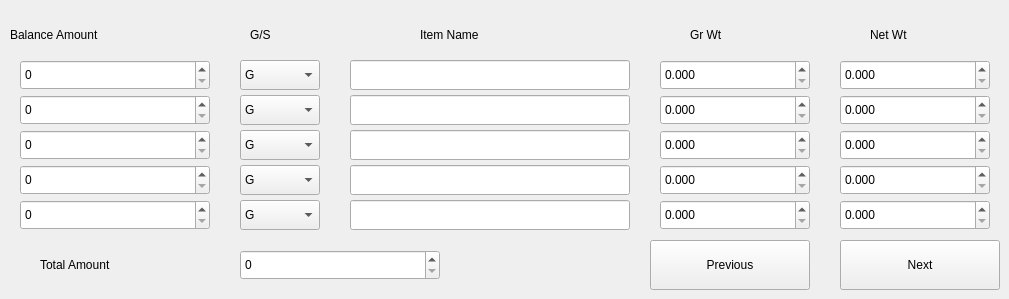
       <widget class="QWidget" name="Saleconvert">
        <widget class="QLabel" name="label_62">
         <property name="geometry">
          <rect>
           <x>10</x>
           <y>20</y>
           <width>200</width>
           <height>30</height>
          </rect>
         </property>
         <property name="text">
          <string>Balance Amount</string>
         </property>
        </widget>
        <widget class="QLabel" name="label_63">
         <property name="geometry">
          <rect>
           <x>420</x>
           <y>20</y>
           <width>140</width>
           <height>30</height>
          </rect>
         </property>
         <property name="text">
          <string>Item Name</string>
         </property>
        </widget>
        <widget class="QLabel" name="label_64">
         <property name="geometry">
          <rect>
           <x>690</x>
           <y>20</y>
           <width>80</width>
           <height>30</height>
          </rect>
         </property>
         <property name="text">
          <string>Gr Wt</string>
         </property>
        </widget>
        <widget class="QLabel" name="label_65">
         <property name="geometry">
          <rect>
           <x>870</x>
           <y>20</y>
           <width>100</width>
           <height>30</height>
          </rect>
         </property>
         <property name="text">
          <string>Net Wt</string>
         </property>
        </widget>
        <widget class="QSpinBox" name="Old_Order_Amount">
         <property name="geometry">
          <rect>
           <x>20</x>
           <y>60</y>
           <width>190</width>
           <height>30</height>
          </rect>
         </property>
         <property name="maximum">
          <number>9999999</number>
         </property>
        </widget>
        <widget class="QLineEdit" name="Old_Order_Itemname">
         <property name="geometry">
          <rect>
           <x>350</x>
           <y>60</y>
           <width>280</width>
           <height>30</height>
          </rect>
         </property>
        </widget>
        <widget class="QDoubleSpinBox" name="Old_Order_grwt">
         <property name="geometry">
          <rect>
           <x>660</x>
           <y>60</y>
           <width>150</width>
           <height>30</height>
          </rect>
         </property>
         <property name="decimals">
          <number>3</number>
         </property>
         <property name="maximum">
          <double>999.999000000000024</double>
         </property>
        </widget>
        <widget class="QDoubleSpinBox" name="Old_Order_ntwt">
         <property name="geometry">
          <rect>
           <x>840</x>
           <y>60</y>
           <width>150</width>
           <height>30</height>
          </rect>
         </property>
         <property name="decimals">
          <number>3</number>
         </property>
         <property name="maximum">
          <double>999.999000000000024</double>
         </property>
        </widget>
        <widget class="QSpinBox" name="Old_Order_Amount_2">
         <property name="geometry">
          <rect>
           <x>20</x>
           <y>95</y>
           <width>190</width>
           <height>30</height>
          </rect>
         </property>
         <property name="maximum">
          <number>9999999</number>
         </property>
        </widget>
        <widget class="QLineEdit" name="Old_Order_Itemname_2">
         <property name="geometry">
          <rect>
           <x>350</x>
           <y>95</y>
           <width>280</width>
           <height>30</height>
          </rect>
         </property>
        </widget>
        <widget class="QDoubleSpinBox" name="Old_Order_grwt_2">
         <property name="geometry">
          <rect>
           <x>660</x>
           <y>95</y>
           <width>150</width>
           <height>30</height>
          </rect>
         </property>
         <property name="decimals">
          <number>3</number>
         </property>
         <property name="maximum">
          <double>999.999000000000024</double>
         </property>
        </widget>
        <widget class="QDoubleSpinBox" name="Old_Order_ntwt_2">
         <property name="geometry">
          <rect>
           <x>840</x>
           <y>95</y>
           <width>150</width>
           <height>30</height>
          </rect>
         </property>
         <property name="decimals">
          <number>3</number>
         </property>
         <property name="maximum">
          <double>999.999000000000024</double>
         </property>
        </widget>
        <widget class="QSpinBox" name="Old_Order_Amount_3">
         <property name="geometry">
          <rect>
           <x>20</x>
           <y>130</y>
           <width>190</width>
           <height>30</height>
          </rect>
         </property>
         <property name="maximum">
          <number>9999999</number>
         </property>
        </widget>
        <widget class="QLineEdit" name="Old_Order_Itemname_3">
         <property name="geometry">
          <rect>
           <x>350</x>
           <y>130</y>
           <width>280</width>
           <height>30</height>
          </rect>
         </property>
        </widget>
        <widget class="QDoubleSpinBox" name="Old_Order_grwt_3">
         <property name="geometry">
          <rect>
           <x>660</x>
           <y>130</y>
           <width>150</width>
           <height>30</height>
          </rect>
         </property>
         <property name="decimals">
          <number>3</number>
         </property>
         <property name="maximum">
          <double>999.999000000000024</double>
         </property>
        </widget>
        <widget class="QDoubleSpinBox" name="Old_Order_ntwt_3">
         <property name="geometry">
          <rect>
           <x>840</x>
           <y>130</y>
           <width>150</width>
           <height>30</height>
          </rect>
         </property>
         <property name="decimals">
          <number>3</number>
         </property>
         <property name="maximum">
          <double>999.999000000000024</double>
         </property>
        </widget>
        <widget class="QSpinBox" name="Old_Order_Amount_4">
         <property name="geometry">
          <rect>
           <x>20</x>
           <y>165</y>
           <width>190</width>
           <height>30</height>
          </rect>
         </property>
         <property name="maximum">
          <number>9999999</number>
         </property>
        </widget>
        <widget class="QLineEdit" name="Old_Order_Itemname_4">
         <property name="geometry">
          <rect>
           <x>350</x>
           <y>165</y>
           <width>280</width>
           <height>30</height>
          </rect>
         </property>
        </widget>
        <widget class="QDoubleSpinBox" name="Old_Order_grwt_4">
         <property name="geometry">
          <rect>
           <x>660</x>
           <y>165</y>
           <width>150</width>
           <height>30</height>
          </rect>
         </property>
         <property name="decimals">
          <number>3</number>
         </property>
         <property name="maximum">
          <double>999.999000000000024</double>
         </property>
        </widget>
        <widget class="QDoubleSpinBox" name="Old_Order_ntwt_4">
         <property name="geometry">
          <rect>
           <x>840</x>
           <y>165</y>
           <width>150</width>
           <height>30</height>
          </rect>
         </property>
         <property name="decimals">
          <number>3</number>
         </property>
         <property name="maximum">
          <double>999.999000000000024</double>
         </property>
        </widget>
        <widget class="QSpinBox" name="Old_Order_Amount_5">
         <property name="geometry">
          <rect>
           <x>20</x>
           <y>200</y>
           <width>190</width>
           <height>30</height>
          </rect>
         </property>
         <property name="maximum">
          <number>9999999</number>
         </property>
        </widget>
        <widget class="QLineEdit" name="Old_Order_Itemname_5">
         <property name="geometry">
          <rect>
           <x>350</x>
           <y>200</y>
           <width>280</width>
           <height>30</height>
          </rect>
         </property>
        </widget>
        <widget class="QDoubleSpinBox" name="Old_Order_grwt_5">
         <property name="geometry">
          <rect>
           <x>660</x>
           <y>200</y>
           <width>150</width>
           <height>30</height>
          </rect>
         </property>
         <property name="decimals">
          <number>3</number>
         </property>
         <property name="maximum">
          <double>999.999000000000024</double>
         </property>
        </widget>
        <widget class="QDoubleSpinBox" name="Old_Order_ntwt_5">
         <property name="geometry">
          <rect>
           <x>840</x>
           <y>200</y>
           <width>150</width>
           <height>30</height>
          </rect>
         </property>
         <property name="decimals">
          <number>3</number>
         </property>
         <property name="maximum">
          <double>999.999000000000024</double>
         </property>
        </widget>
        <widget class="QPushButton" name="Old_Order_Next">
         <property name="geometry">
          <rect>
           <x>840</x>
           <y>240</y>
           <width>160</width>
           <height>50</height>
          </rect>
         </property>
         <property name="text">
          <string>Next</string>
         </property>
        </widget>
        <widget class="QPushButton" name="Old_Order_Previous">
         <property name="geometry">
          <rect>
           <x>650</x>
           <y>240</y>
           <width>160</width>
           <height>50</height>
          </rect>
         </property>
         <property name="text">
          <string>Previous</string>
         </property>
        </widget>
        <widget class="QLabel" name="label_136">
         <property name="geometry">
          <rect>
           <x>40</x>
           <y>250</y>
           <width>180</width>
           <height>30</height>
          </rect>
         </property>
         <property name="text">
          <string>Total Amount</string>
         </property>
        </widget>
        <widget class="QSpinBox" name="Old_Order_Total">
         <property name="geometry">
          <rect>
           <x>240</x>
           <y>250</y>
           <width>200</width>
           <height>30</height>
          </rect>
         </property>
         <property name="maximum">
          <number>9999999</number>
         </property>
        </widget>
        <widget class="QComboBox" name="Old_Order_GS">
         <property name="geometry">
          <rect>
           <x>240</x>
           <y>60</y>
           <width>80</width>
           <height>30</height>
          </rect>
         </property>
         <item>
          <property name="text">
           <string>G</string>
          </property>
         </item>
         <item>
          <property name="text">
           <string>S</string>
          </property>
         </item>
        </widget>
        <widget class="QComboBox" name="Old_Order_GS_2">
         <property name="geometry">
          <rect>
           <x>240</x>
           <y>95</y>
           <width>80</width>
           <height>30</height>
          </rect>
         </property>
         <item>
          <property name="text">
           <string>G</string>
          </property>
         </item>
         <item>
          <property name="text">
           <string>S</string>
          </property>
         </item>
        </widget>
        <widget class="QComboBox" name="Old_Order_GS_3">
         <property name="geometry">
          <rect>
           <x>240</x>
           <y>130</y>
           <width>80</width>
           <height>30</height>
          </rect>
         </property>
         <item>
          <property name="text">
           <string>G</string>
          </property>
         </item>
         <item>
          <property name="text">
           <string>S</string>
          </property>
         </item>
        </widget>
        <widget class="QComboBox" name="Old_Order_GS_4">
         <property name="geometry">
          <rect>
           <x>240</x>
           <y>165</y>
           <width>80</width>
           <height>30</height>
          </rect>
         </property>
         <item>
          <property name="text">
           <string>G</string>
          </property>
         </item>
         <item>
          <property name="text">
           <string>S</string>
          </property>
         </item>
        </widget>
        <widget class="QComboBox" name="Old_Order_GS_5">
         <property name="geometry">
          <rect>
           <x>240</x>
           <y>200</y>
           <width>80</width>
           <height>30</height>
          </rect>
         </property>
         <item>
          <property name="text">
           <string>G</string>
          </property>
         </item>
         <item>
          <property name="text">
           <string>S</string>
          </property>
         </item>
        </widget>
        <widget class="QLabel" name="label_46">
         <property name="geometry">
          <rect>
           <x>250</x>
           <y>20</y>
           <width>50</width>
           <height>30</height>
          </rect>
         </property>
         <property name="text">
          <string>G/S</string>
         </property>
        </widget>
       </widget>
